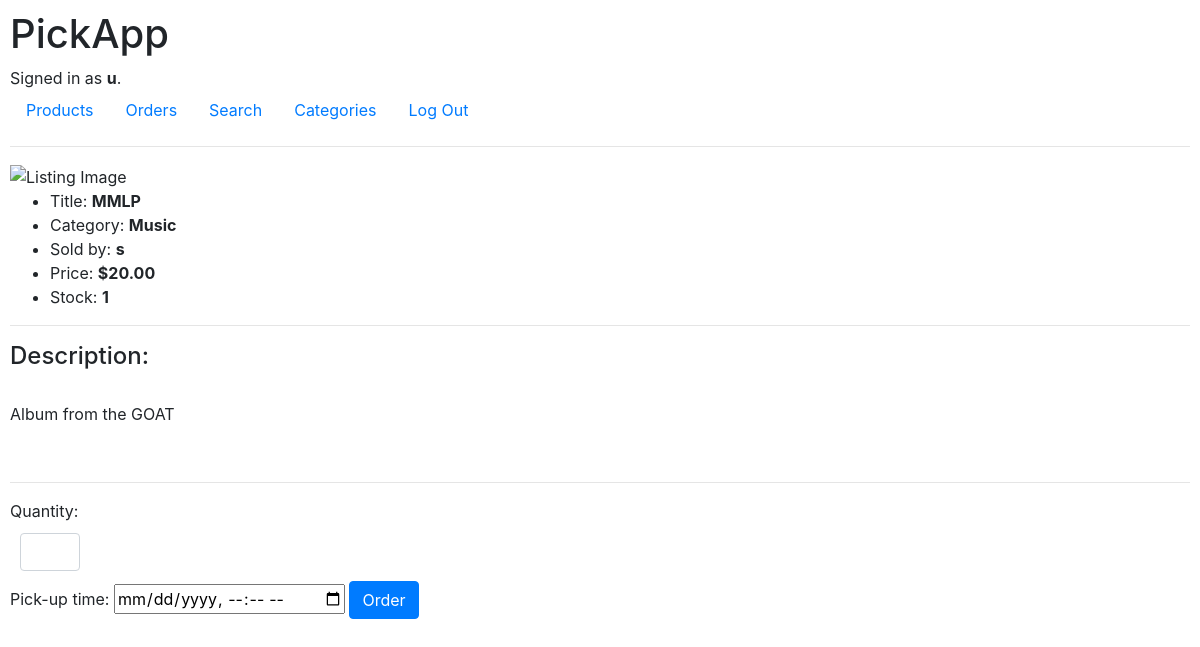
Screenshot of /view/3 (signed in) with the database file from the repository.
### PickAppDemo/models.py (models this page shows, shortened)
class User(AbstractUser):
    is_customer = models.BooleanField('customer_status', default=False)
    is_store = models.BooleanField('store_status', default=False)

class Listing(models.Model):
    store = models.ForeignKey(Store, on_delete=models.CASCADE)
    title = models.CharField(max_length=128)
    image = models.URLField()
    content = models.TextField(max_length=512)
    price = models.DecimalField(max_digits=10, decimal_places=2, default=0)
    stock = models.DecimalField(max_digits=10, decimal_places=0, default=0)
    category = models.CharField(max_length=128)
    active = models.BooleanField(default=True)

class Store(models.Model):
    user = models.OneToOneField(User, on_delete=models.CASCADE)
    location = models.CharField(max_length=128)
    logo = models.URLField()

### PickAppDemo/views.py (the view, shortened to what this page needs)
# urls.py: path("view/<int:pid>", views.view_listing, name="view"),
def view_listing(request, pid):
    listing = Listing.objects.get(pk=pid)
    return render(request, "PickAppDemo/listing.html", {
        "listing": listing,
    })

### PickAppDemo/templates/PickAppDemo/listing.html (shortened to what this page needs)
{% extends "PickAppDemo/layout.html" %}
{% block body %}
    <img src="{{ listing.image }}" alt="Listing Image" height="300px">
    <ul>
        <li>Title: <strong>{{ listing.title }}</strong></li>
        <li>Category: <strong>{{ listing.category }}</strong></li>
        <li>Sold by: <strong>{{ listing.store.user }}</strong></li>
        <li>Price: <strong>${{ listing.price }}</strong></li>
        <li>Stock: <strong>{{ listing.stock }}</strong></li>
    </ul>
    <hr>
    <h4>Description:</h4><br>
    <p>{{ listing.content }}</p>
    <br>
    <hr>
    {% if listing.active and user.is_customer %}
        <form class="" action="/order/{{ listing.pk }}" method="post">
            Quantity: <input class="form-control bfh-number" value="quantity" style="width: 60px;margin:10px"
                             type="number"
                             name="quantity"
                             min="1" max={{ listing.stock }}>
            <label for="time">Pick-up time:</label>
            <input type="datetime-local" name="time">
            <input class="btn btn-primary" type="submit" value="Order">
        </form>
    {% endif %}
{% endblock %}

### PickAppDemo/templates/PickAppDemo/layout.html (shortened to what this page needs)
{% load static %}
<!DOCTYPE html>
<html lang="en">
<head>
    <link rel="stylesheet" href="https://stackpath.bootstrapcdn.com/bootstrap/4.4.1/css/bootstrap.min.css"
>
    <link href="{% static 'PickAppDemo/styles.css' %}" rel="stylesheet">
</head>
<body>
<h1>PickApp</h1>
<div>
    {% if user.is_authenticated %}
        Signed in as <strong>{{ user.username }}</strong>.
    {% else %}
        Not signed in.
    {% endif %}
</div>
<ul class="nav">
    <li class="nav-item">
        <a class="nav-link" href="{% url 'index' %}">Products</a>
    </li>
    {% if user.is_authenticated %}
        <li class="nav-item">
            <a class="nav-link" href="{% url 'orders' %}">Orders</a>
        </li>
        <li class="nav-item">
            <a class="nav-link" href="{% url 'search' %}">Search</a>
        </li>
        <li class="nav-item">
            <a class="nav-link" href="{% url 'categories' %}">Categories</a>
        </li>
        <li class="nav-item">
            <a class="nav-link" href="{% url 'logout' %}">Log Out</a>
        </li>
    {% endif %}
</ul>
<hr>
{% block body %}
{% endblock %}
</body>
</html>

### PickAppDemo/static/PickAppDemo/styles.css (style rules this page uses)
body { margin:10px; }

### rows the page displays
User: username "u"
Listing: title "MMLP", category "Music", store.user "s", price "20.00", stock "1", content "Album from the GOAT"
